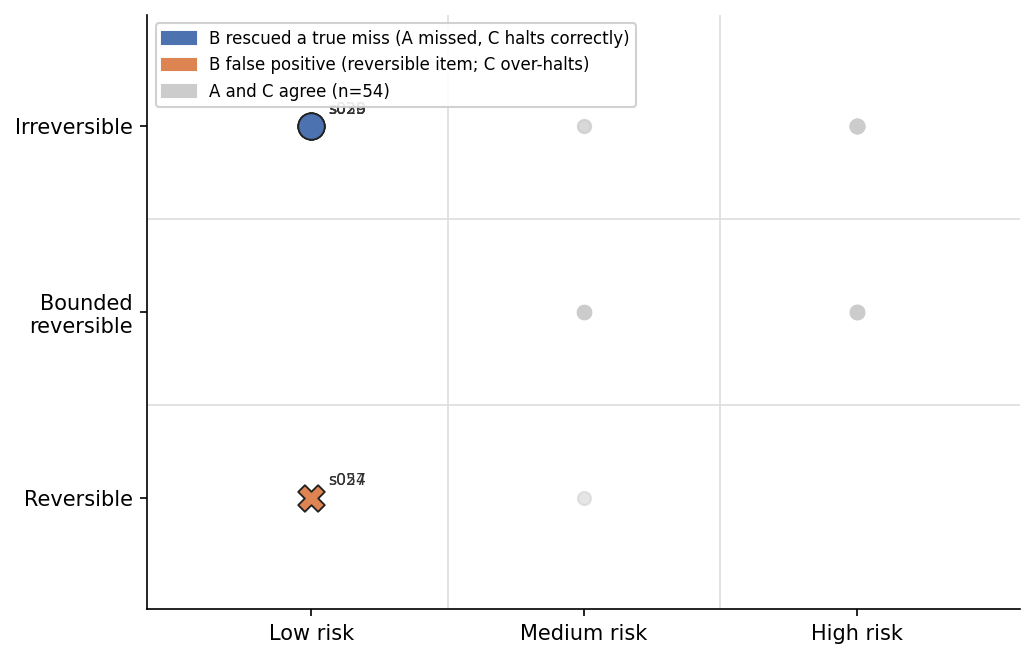

Reproduce this figure in Python.
"""
Figure 3: Verdict disagreement -- scenarios where A and C diverge.

Reads corpus/scenarios.json and experiments/aggregate/consistency.csv directly.
Shows the 6 scenarios where A passed but C halted (B rescued), annotated by
true label. Colour encodes outcome type: correct halt (B caught a real miss)
vs false positive (B over-halted a reversible item, dragging C with it).
Renders fig3-verdict-disagreement.png.
"""
import matplotlib
matplotlib.use('Agg')
import matplotlib.pyplot as plt
import matplotlib.patches as mpatches
import numpy as np
import csv, json

# --- Load data ---
data = json.load(open('corpus/scenarios.json'))
scenarios = {s['id']: s for s in data['scenarios']}

rows = list(csv.DictReader(open('experiments/aggregate/consistency.csv')))
verdicts = {}
for r in rows:
    verdicts.setdefault(r['classifier'], {})[r['scenario_id']] = r['verdict_mode']

fc_rows = list(csv.DictReader(open('experiments/aggregate/failure-classifications.csv')))
# {(clf, sid): row}
fc = {(r['classifier'], r['scenario_id']): r for r in fc_rows}

# --- Identify disagreement scenarios: A=pass, C=halt ---
disagreements = []
for sid in sorted(scenarios.keys()):
    if verdicts['A'][sid] == 'pass' and verdicts['C'][sid] == 'halt':
        sc = scenarios[sid]
        c_row = fc.get(('C', sid), {})
        is_fp = c_row.get('false_positive', '0') == '1'
        disagreements.append({
            'sid': sid,
            'rev': sc['reversibility'],
            'risk': sc['risk_tier'],
            'fp': is_fp,   # True = B over-halted a reversible item
        })

# --- Layout: scatter with jitter, x=risk_tier, y=reversibility ---
REV_ORDER  = {'reversible': 0, 'bounded_reversible': 1, 'irreversible': 2}
RISK_ORDER = {'low': 0, 'medium': 1, 'high': 2}

fig, ax = plt.subplots(figsize=(7, 4.5))
fig.patch.set_facecolor('white')
ax.set_facecolor('white')

# Draw all 60 scenarios as light background dots first
for sid, sc in scenarios.items():
    rx = RISK_ORDER[sc['risk_tier']]
    ry = REV_ORDER[sc['reversibility']]
    ax.scatter(rx, ry, s=40, color='#cccccc', zorder=1, alpha=0.5)

# Overlay disagreement scenarios
for item in disagreements:
    rx = RISK_ORDER[item['risk']]
    ry = REV_ORDER[item['rev']]
    color = '#DD8452' if item['fp'] else '#4C72B0'
    marker = 'X' if item['fp'] else 'o'
    ax.scatter(rx, ry, s=160, color=color, marker=marker,
               zorder=3, edgecolors='#222222', linewidths=0.8)
    ax.annotate(item['sid'],
                xy=(rx, ry), xytext=(8, 6),
                textcoords='offset points',
                fontsize=7.5, color='#333333', zorder=4)

ax.set_xticks([0, 1, 2])
ax.set_xticklabels(['Low risk', 'Medium risk', 'High risk'], fontsize=10)
ax.set_yticks([0, 1, 2])
ax.set_yticklabels(['Reversible', 'Bounded\nreversible', 'Irreversible'], fontsize=10)
ax.set_xlim(-0.6, 2.6)
ax.set_ylim(-0.6, 2.6)

# Grid lines aligned to corpus cell boundaries
for v in [0.5, 1.5]:
    ax.axvline(v, color='#dddddd', linewidth=0.8, zorder=0)
    ax.axhline(v, color='#dddddd', linewidth=0.8, zorder=0)

# Legend
patch_miss  = mpatches.Patch(color='#4C72B0', label='B rescued a true miss (A missed, C halts correctly)')
patch_fp    = mpatches.Patch(color='#DD8452', label='B false positive (reversible item; C over-halts)')
patch_bg    = mpatches.Patch(color='#cccccc', label='A and C agree (n=54)')
ax.legend(handles=[patch_miss, patch_fp, patch_bg],
          fontsize=8, loc='upper left', framealpha=0.9)

ax.spines['top'].set_visible(False)
ax.spines['right'].set_visible(False)

plt.tight_layout()
plt.savefig('figures/fig3-verdict-disagreement.png', dpi=150, bbox_inches='tight')
print('Wrote figures/fig3-verdict-disagreement.png')
